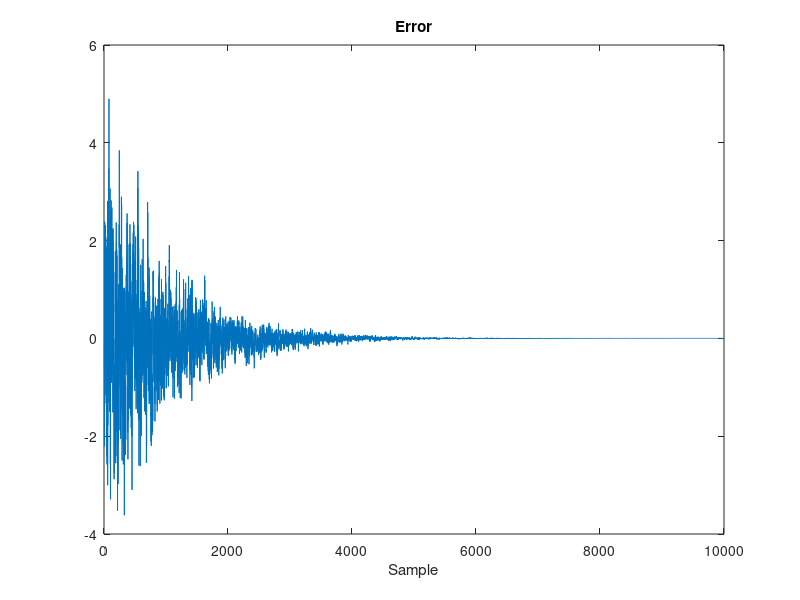
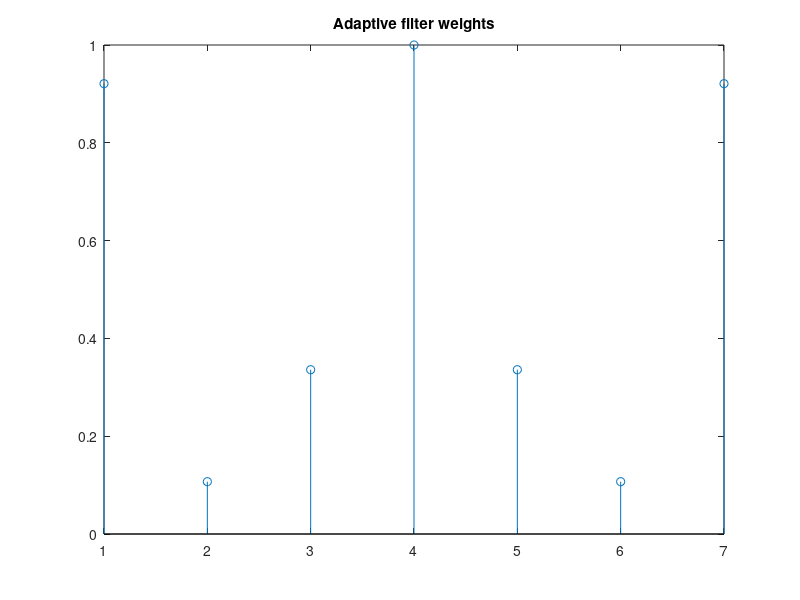

Write the MATLAB code that produced these figures, in order.
%-------------------------------------------------------------------------------
% LMS algorithms demo
%
% Developed by Junyeong Heo
%-------------------------------------------------------------------------------
L = 7;
N = 10000;

x = randn(1,N);
h = [0.921 0.107 0.336 1 0.336 0.107 0.921];
d = filter(h,1,x);

function [w, e] = LMS(x, d, N, mu)
% ##############################################################################
% This function generate adaptive weights by LMS(Least Mean Square) algorithms
%
% -LMS Update equation
%  init condition w_i(0) = 0, i = [0, 1, 2, ... , L-1] 
%  w_i(n) = w_i(n-1) + mu * e(n) * x(n)
%
% Usage:
%  [weights, error] = LMS(reference_signal, mu)
%
% Parameters:
%  - x : reference_signal(input_signal)
%  - d : desired signal(wanted signal)
%  - N : filter tap size
%  - mu : step size
%
% Output :
%  - w : weights of adaptive filter
%  - e : error signal
% ##############################################################################

  % set defualt parameters
  if nargin < 4,
    mu = 0.001;
  end
  
  L = length(x);
  w = zeros(1, N);
  e = zeros(1, L);

  % LMS algorithms
  for n = N : L,
    x_vect = x(n : -1 : n - N + 1);
    e(n) = d(n) - w * x_vect';
    w = w + mu * e(n) * x_vect;
  end
end

[w, e] = LMS(x, d, L);

figure, plot(e)
title('Error');
xlabel('Sample');
##saveas(gcf,'e1.png');
figure, stem(w)
title('Adaptive filter weights');